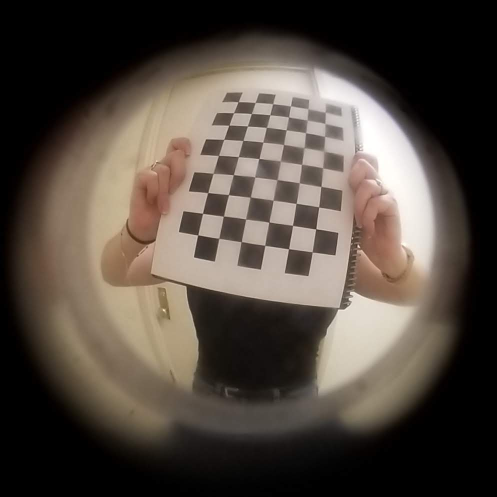
#> input picture calibration/20180530_194958.jpg, 993 x 993 px (shown at 1/2 size); its folder holds only this picture in this run
$ jupyter execute --allow-errors peep.ipynb   (shell and % lines are left out)   (older library calls are emulated)
#> lines starting #> are read from the running program, lines starting #| are printed output that depends on the picture
[cell 1]
from PIL import Image
from matplotlib import pyplot as plt
from scipy.misc import imresize
from imageio import imwrite
from sklearn.neighbors import KNeighborsClassifier as KNN
from IPython.core.display import display, HTML
import face_recognition_models as frm
import face_recognition as fr
import pandas as pd
import numpy as np
import threading
import queue
import glob
import cv2
import os

display(HTML("<style>.container { width:70% !important; }</style>"))

[cell 2]
def resize_img(img, dims=(900,900)):
    h,w = img.shape[:2]
    buffer_h = int(np.round((h - dims[0] ) / 2.0))
    buffer_w = int(np.round((w - dims[1]) / 2.0))
    resized_img = img[buffer_h:h - buffer_h, buffer_w:w - buffer_w, :][:dims[0],:dims[1],:]
    if not resized_img.shape[:2] == dims:
        print('\t', resized_img.shape)
        print('\t', buffer_h, buffer_w)
    return resized_img

[cell 3]
def calibrate_fisheye():
    CHECKERBOARD = (6, 9)
    subpix_criteria = (cv2.TERM_CRITERIA_EPS +
                       cv2.TERM_CRITERIA_MAX_ITER, 30, 0.1)
    calibration_flags = cv2.fisheye.CALIB_RECOMPUTE_EXTRINSIC + \
        cv2.fisheye.CALIB_CHECK_COND+cv2.fisheye.CALIB_FIX_SKEW
    objp = np.zeros((1, CHECKERBOARD[0]*CHECKERBOARD[1], 3), np.float32)
    objp[0, :, :2] = np.mgrid[0:CHECKERBOARD[0],
                              0:CHECKERBOARD[1]].T.reshape(-1, 2)

    _img_shape = None
    objpoints = []  # 3d point in real world space
    imgpoints = []  # 2d points in image plane.

    images = glob.glob('calibration/*.jpg')
    for fname in images:
        img = cv2.imread(fname)
#> img is the input picture: shape (993, 993, 3); mean B, G, R 64.5, 72.9, 82.3
        img = resize_img(img=img)
#> in resize_img, `resized_img = img[buffer_h:h - buffer_h, buffer_w:w - buffer_w, :][:di..`:
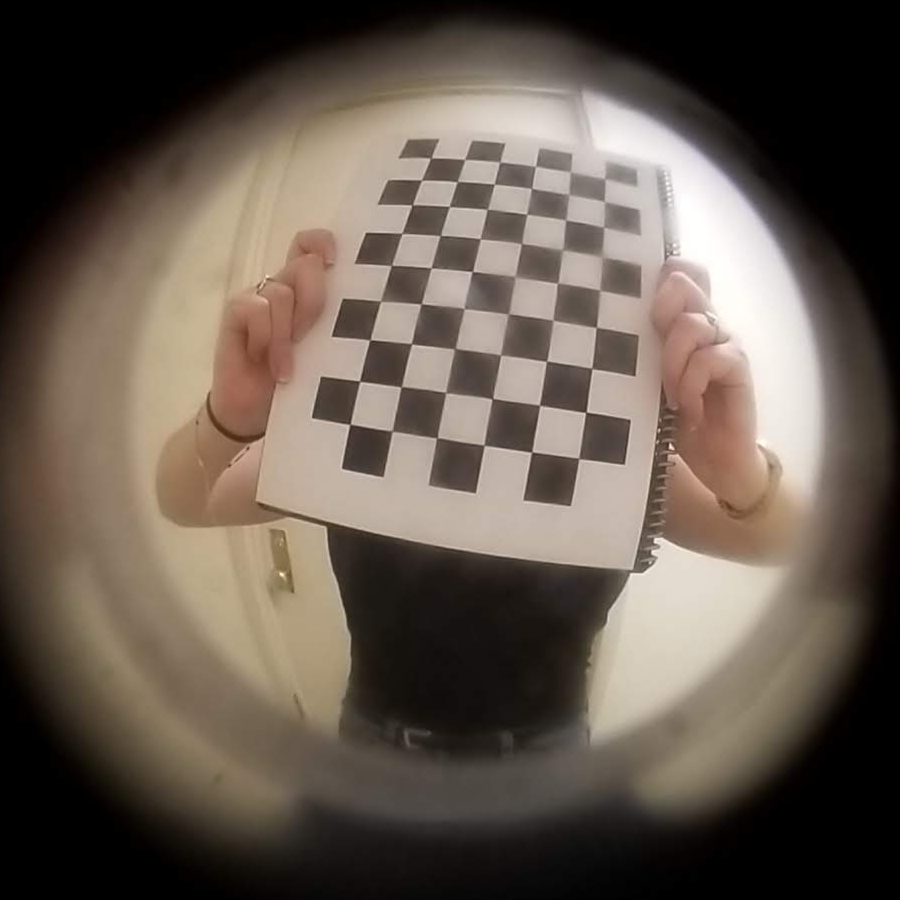
#> resized_img: shape (900, 900, 3); mean B, G, R 78.3, 88.5, 99.8
        if _img_shape == None:
            _img_shape = img.shape[:2]
        else:
            assert _img_shape == img.shape[:2], "All images must share the same size."
        gray = cv2.cvtColor(img, cv2.COLOR_BGR2GRAY)
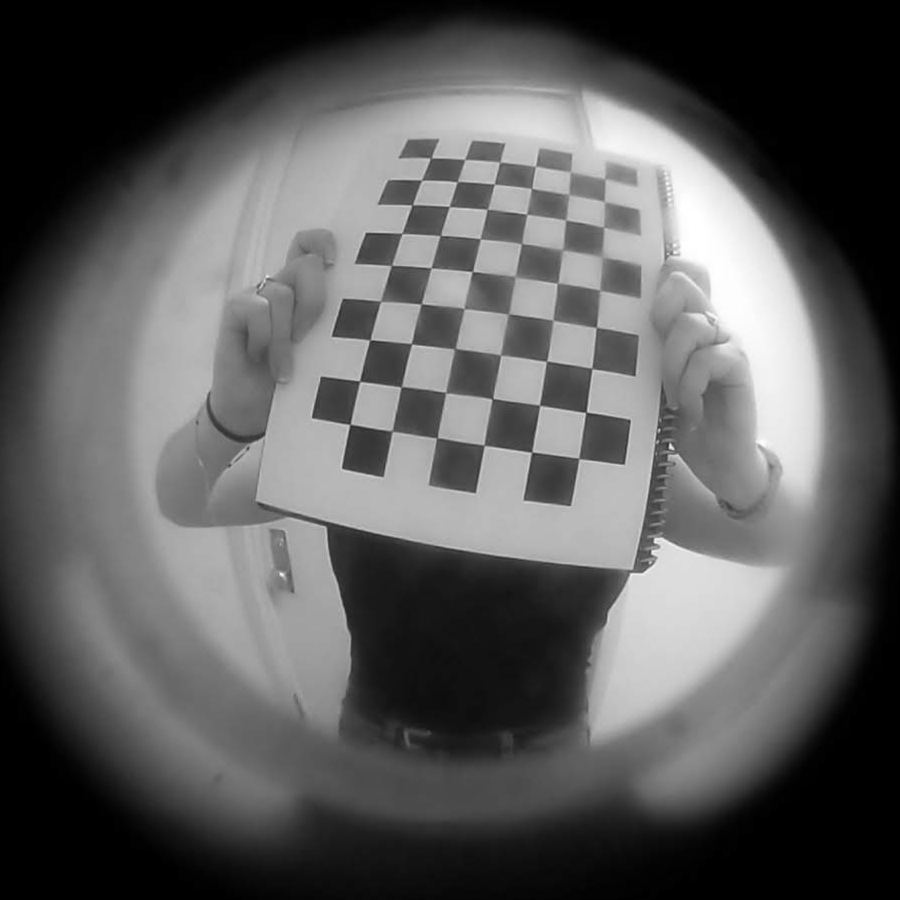
#> gray: shape (900, 900); min 0, max 255, mean 90.7
        # Find the chess board corners
        ret, corners = cv2.findChessboardCorners(
            gray, CHECKERBOARD, cv2.CALIB_CB_ADAPTIVE_THRESH+cv2.CALIB_CB_FAST_CHECK+cv2.CALIB_CB_NORMALIZE_IMAGE)
#> ret = True; corners = 54 rows, first 8: [431.1, 157.9], [464.5, 159.6], [499.6, 162.5], [535.5, 166.3], [569.8, 172.5], [604.4, 178.3], [421.4, 180.3], [457.4, 181.8]
        # If found, add object points, image points (after refining them)
        if ret == True:
            objpoints.append(objp)
            cv2.cornerSubPix(gray, corners, (3, 3), (-1, -1), subpix_criteria)
            imgpoints.append(corners)

    N_OK = len(objpoints)
    K = np.zeros((3, 3))
    D = np.zeros((4, 1))
    rvecs = [np.zeros((1, 1, 3), dtype=np.float64) for i in range(N_OK)]
    tvecs = [np.zeros((1, 1, 3), dtype=np.float64) for i in range(N_OK)]
    rms, _, _, _, _ = \
        cv2.fisheye.calibrate(
            objpoints,
            imgpoints,
            gray.shape[::-1],
            K,
            D,
            rvecs,
            tvecs,
            calibration_flags,
            (cv2.TERM_CRITERIA_EPS+cv2.TERM_CRITERIA_MAX_ITER, 30, 1e-6)
        )
#> rms = 0.461
    print("Found " + str(N_OK) + " valid images for calibration")
    print("DIM=" + str(_img_shape[::-1]))
#| DIM=(900, 900)
    print("K=np.array(" + str(K.tolist()) + ")")
    print("D=np.array(" + str(D.tolist()) + ")")

    return K, D

[cell 4]
def undistort(img_path, K, D):
#> called with img_path = 'default_env/data/test/corbet4.jpg', K = array of shape (3, 3), D = array of shape (4, 1)
    img = cv2.imread(img_path)
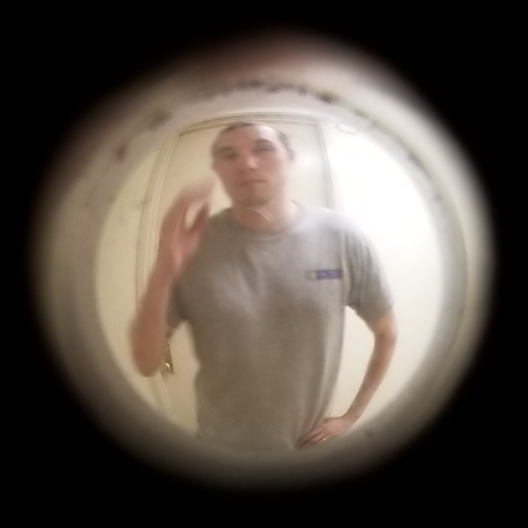
#> input picture default_env/data/test/corbet4.jpg, 1056 x 1055 px (shown at 1/2 size)
#> img is the input picture: shape (1055, 1056, 3); mean B, G, R 72.5, 80.9, 90.2
    img = resize_img(img=img)
#> call 2 of resize_img, with dims = (900, 900)
#> in resize_img (call 2), `resized_img = img[buffer_h:h - buffer_h, buffer_w:w - buffer_w, :][:di..`:
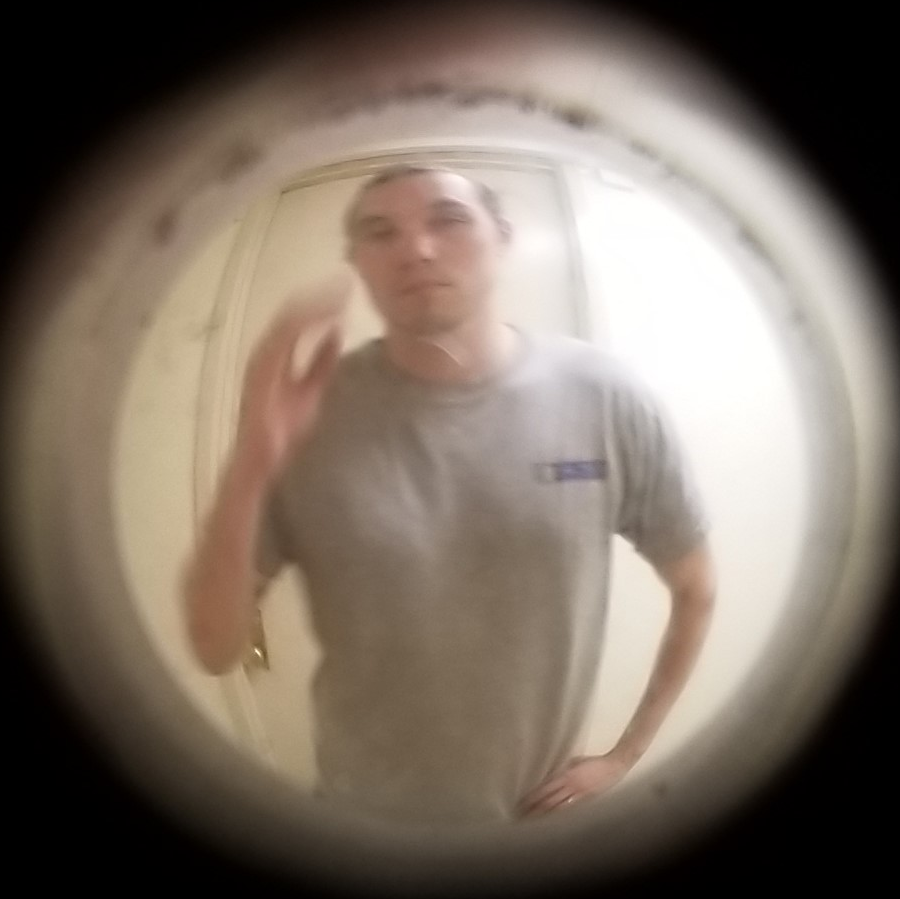
#> resized_img: shape (899, 900, 3); mean B, G, R 99.5, 111, 123.5
#| 	 (899, 900, 3)
#| 	 78 78
    map1, map2 = cv2.fisheye.initUndistortRectifyMap(K, D, np.eye(3), K, (900,900), cv2.CV_16SC2)
    undistorted_img = cv2.remap(img, map1, map2, interpolation=cv2.INTER_LINEAR, borderMode=cv2.BORDER_CONSTANT)
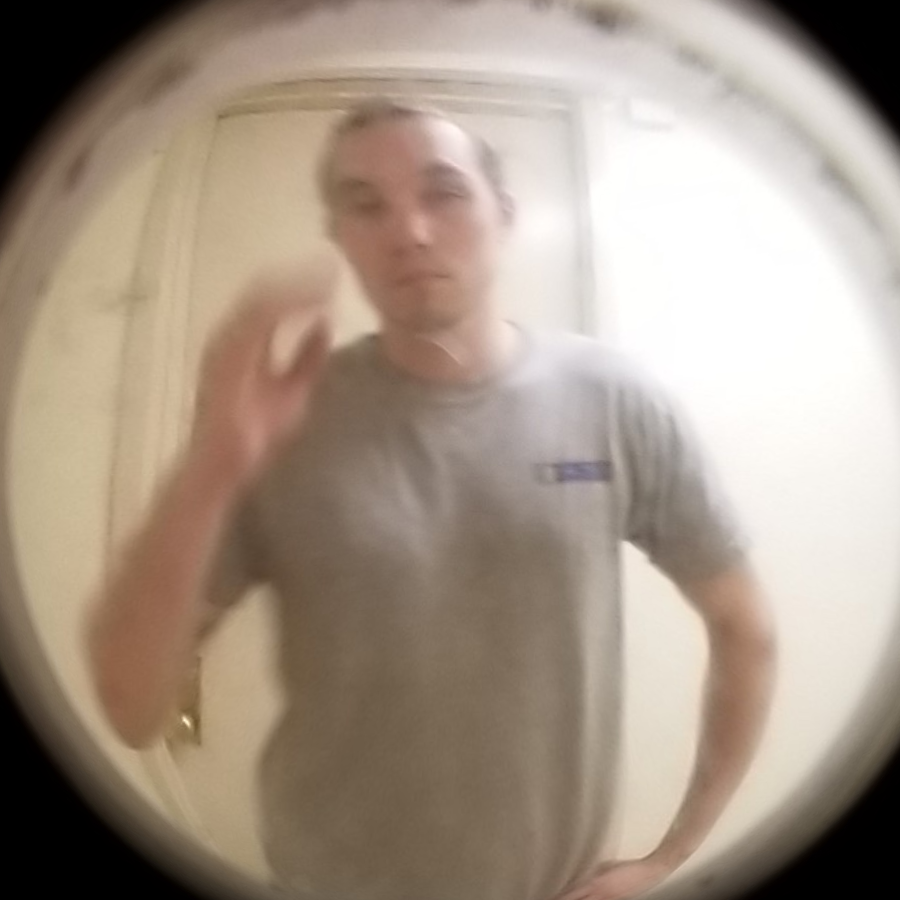
#> undistorted_img: shape (900, 900, 3); mean B, G, R 135, 149.4, 164.7
#> call 3 of resize_img, with dims = (600, 600)
#> in resize_img (call 3), `resized_img = img[buffer_h:h - buffer_h, buffer_w:w - buffer_w, :][:di..`:
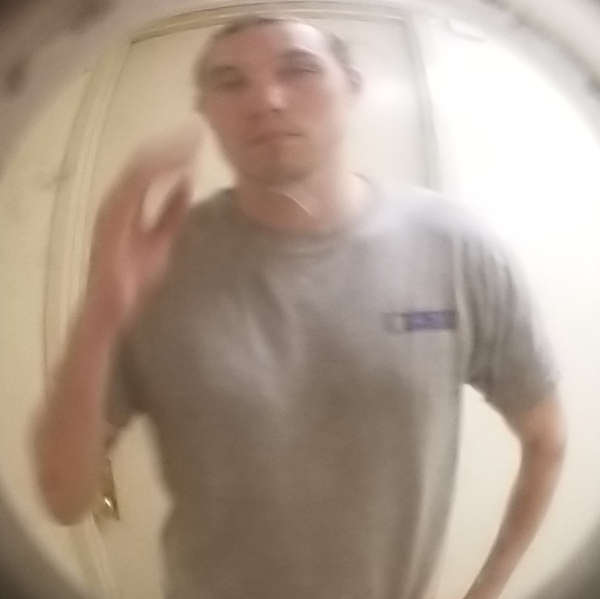
#> resized_img: shape (599, 600, 3); mean B, G, R 142.5, 158, 175.5
#| 	 (599, 600, 3)
#| 	 228 228
#| 	 (599, 600, 3)
#| 	 0 0
    return undistorted_img

[cell 5]
def threads(num_threads, data, cb_run, *args, **kwargs):
    """
    Threads any function with any data with as many threads as you want (be careful)

    param num_threads: How many threads you want to Run
    type num_threads: int
    param data: The data that you want to parse through
    type data: list
    param cb_run: the function you want to use to parse the data
    type cb_run: function
    """
    task_list = []
    Q = queue.Queue()
    def _thread_run():
        while True:
            proc = Q.get()
            try:
                task_list.append(cb_run(proc, *args, **kwargs))
            except Exception:
                pass
            Q.task_done()

    for i in range(num_threads):
        th = threading.Thread(target=_thread_run)
        th.daemon = True
        th.start()

    for item in data:
        Q.put(item)
    Q.join()

    return task_list

[cell 6]
def get_list_dir_contents(path):
    dir_contents = glob.glob(os.path.join(path, '*'))
    return dir_contents

[cell 7]
def make_folder(fn):
    """
    Creates a folder fn if it doesn't exist
    """
    if os.path.exists(fn):
        print('found existing directory:\t', fn)
    else:
        print('created folder:\t', fn)
        os.makedirs(fn)

[cell 8]
def make_nested_folders(folder_structure=None):
    """
    folder_structure (dict):  {'outer_folder1': ['subfolders', 'of', 'outer_folder1']}
        Creates (in current dir):
            outer_folder1/
                      subfolders/
                      of/
                      outer_folder1/
    """
    if folder_structure is not None:
        for parent_folder, children in folder_structure.items():
            make_folder(parent_folder)
            for child_folder in children:
                make_folder(parent_folder + '/' + child_folder)

[cell 9]
def prepare_env(class_names=['max', 'caleb', 'drew', 'arshia', 'corbet']):
    make_nested_folders({
        ENVIRONMENT_NAME: [DATA_FOLDER_NAME, MODEL_FOLDER_NAME]
    })
    for each_person in class_names:
        person_folder = ENVIRONMENT_NAME + '/' + DATA_FOLDER_NAME + '/' + each_person
        make_nested_folders({person_folder: ['imgs', 'processed_imgs', 'face_encodings']})

[cell 10]
def robust_bounding_boxes(img, model_type='hog'):
    """
    Operates under the assumption that img likely has only 1 face
    """
#> called with model_type = 'cnn'
    attempts = 0
#> attempts = 0
    bounding_boxes = fr.face_locations(img)
    downsample_pcts = [x**2 for x in np.linspace( 1, 1.000000000000001, 1)]
    temp_best = bounding_boxes, img
    while attempts < 1:
        lower_res_img = imresize(img, downsample_pcts[attempts])
        bounding_boxes = fr.face_locations(lower_res_img, number_of_times_to_upsample=0, model=model_type)
        if len(bounding_boxes) == 1:
            return lower_res_img, bounding_boxes[0]
        elif len(bounding_boxes) > 1:
            temp_best = lower_res_img, bounding_boxes[0]
        attempts += 1
    if len(temp_best[0]) > 1:
        print('UNEXPECTED: Found', len(temp_best[0]), 'faces.\n----> Only returning 1 bounding box')
        return temp_best
    else:
        print('No faces found')
        return img, None
